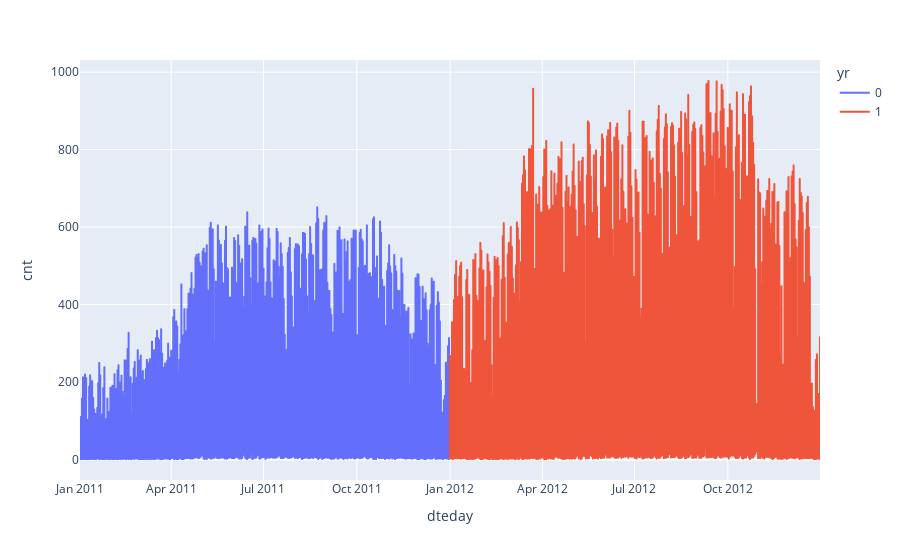

The notebook cell this image was saved under:
### Code cell
fig = px.line(data, x=data.index, y="cnt", color='yr')
fig.show()

### Figure 1 — Plotly figure (JSON) as saved in the notebook; plotly's stock layout.template omitted (floating-point values rounded to 4 significant figures; data arrays with more than 128 entries replaced by an {"elided": "..."} marker saying what was removed)
{"data": [{"hovertemplate": "yr=0<br>dteday=%{x}<br>cnt=%{y}<extra></extra>", "legendgroup": "0", "line": {"color": "#636efa", "dash": "solid"}, "marker": {"symbol": "circle"}, "mode": "lines", "name": "0", "showlegend": true, "type": "scattergl", "x": {"elided": "8645 str values"}, "xaxis": "x", "y": {"elided": "8645 int values"}, "yaxis": "y"}, {"hovertemplate": "yr=1<br>dteday=%{x}<br>cnt=%{y}<extra></extra>", "legendgroup": "1", "line": {"color": "#EF553B", "dash": "solid"}, "marker": {"symbol": "circle"}, "mode": "lines", "name": "1", "showlegend": true, "type": "scattergl", "x": {"elided": "8734 str values"}, "xaxis": "x", "y": {"elided": "8734 int values"}, "yaxis": "y"}], "layout": {"legend": {"title": {"text": "yr"}, "tracegroupgap": 0}, "margin": {"t": 60}, "xaxis": {"anchor": "y", "domain": [0, 1], "title": {"text": "dteday"}}, "yaxis": {"anchor": "x", "domain": [0, 1], "title": {"text": "cnt"}}}}
